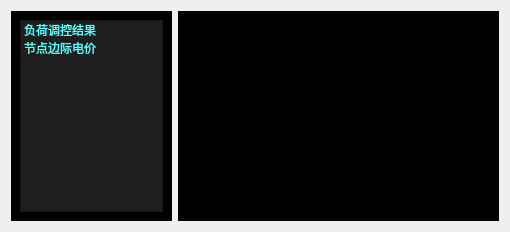
                       <widget class="QWidget" name="tab_4">
                        <attribute name="title">
                         <string>运行评估</string>
                        </attribute>
                        <layout class="QVBoxLayout" name="verticalLayout_5">
                         <item>
                          <layout class="QHBoxLayout" name="horizontalLayout_8" stretch="1,2">
                           <item>
                            <widget class="QWidget" name="widget_6" native="true">
                             <property name="styleSheet">
                              <string notr="true">color: rgb(3, 128, 125);
border-color: rgb(85, 255, 255);
background-color: rgb(0, 0, 0);</string>
                             </property>
                             <layout class="QVBoxLayout" name="verticalLayout_2">
                              <item>
                               <widget class="QListWidget" name="listWidget">
                                <property name="styleSheet">
                                 <string notr="true">background-color: rgb(30, 30, 30);
color: rgb(85, 255, 255);
border-color: rgb(85, 255, 255);</string>
                                </property>
                                <item>
                                 <property name="text">
                                  <string>负荷调控结果</string>
                                 </property>
                                </item>
                                <item>
                                 <property name="text">
                                  <string>节点边际电价</string>
                                 </property>
                                </item>
                               </widget>
                              </item>
                             </layout>
                            </widget>
                           </item>
                           <item>
                            <widget class="QWidget" name="widget_9" native="true">
                             <property name="styleSheet">
                              <string notr="true">QWidget#widget_9{background-color: rgb(0, 0, 0);
border-color: rgb(85, 255, 255);}
</string>
                             </property>
                             <layout class="QVBoxLayout" name="verticalLayout_7">
                              <item>
                               <layout class="QVBoxLayout" name="verticalLayout_6" stretch="1,15">
                                <item>
                                 <layout class="QHBoxLayout" name="horizontalLayout_10">
                                  <item>
                                   <widget class="QLabel" name="label">
                                    <property name="minimumSize">
                                     <size>
                                      <width>150</width>
                                      <height>70</height>
                                     </size>
                                    </property>
                                    <property name="maximumSize">
                                     <size>
                                      <width>150</width>
                                      <height>70</height>
                                     </size>
                                    </property>
                                    <property name="styleSheet">
                                     <string notr="true">font: 9pt &quot;等线&quot;;
color: rgb(85, 255, 255);
</string>
                                    </property>
                                    <property name="text">
                                     <string/>
                                    </property>
                                    <property name="pixmap">
                                     <pixmap resource="image/image.qrc">:/icon/label_2.gif</pixmap>
                                    </property>
                                    <property name="scaledContents">
                                     <bool>true</bool>
                                    </property>
                                    <property name="alignment">
                                     <set>Qt::AlignCenter</set>
                                    </property>
                                   </widget>
                                  </item>
                                  <item>
                                   <spacer name="horizontalSpacer_9">
                                    <property name="orientation">
                                     <enum>Qt::Horizontal</enum>
                                    </property>
                                    <property name="sizeHint" stdset="0">
                                     <size>
                                      <width>40</width>
                                      <height>20</height>
                                     </size>
                                    </property>
                                   </spacer>
                                  </item>
                                 </layout>
                                </item>
                                <item>
                                 <widget class="QWidget" name="widget_10" native="true">
                                  <property name="styleSheet">
                                   <string notr="true">background-color: rgb(0, 0, 0);</string>
                                  </property>
                                  <layout class="QVBoxLayout" name="verticalLayout_11">
                                   <item>
                                    <layout class="QVBoxLayout" name="verticalLayout_8" stretch="1,1">
                                     <item>
                                      <layout class="QVBoxLayout" name="verticalLayout_9">
                                       <property name="spacing">
                                        <number>0</number>
                                       </property>
                                      </layout>
                                     </item>
                                     <item>
                                      <layout class="QVBoxLayout" name="verticalLayout_10">
                                       <property name="spacing">
                                        <number>0</number>
                                       </property>
                                      </layout>
                                     </item>
                                    </layout>
                                   </item>
                                  </layout>
                                 </widget>
                                </item>
                               </layout>
                              </item>
                             </layout>
                            </widget>
                           </item>
                          </layout>
                         </item>
                        </layout>
                       </widget>
